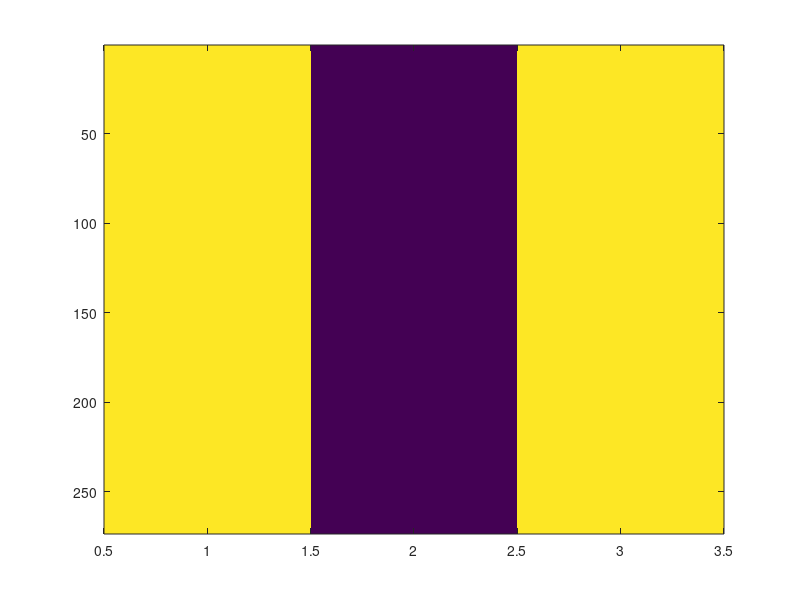

Recreate this plot in MATLAB.
% Template script for radio astronomy image formation
% Millad Sardarabadi, Sept 2015
%
clear all
close all
clc
%% Loading Data
% The data from LOFAR core will be loaded in this cell.
%
% Rh: A p x p sample covariance matrix, where p = number of antennas
% poslocal: A p x 3 matrix containing the earth-bound coordinates of the
%           receiving elements.
% freq: Central frequency for the measured channel.
% t_obs_matlab: Observation time.
%               (datestr(t_obs_matlab): 11-Jul-2012 22:22:20) 
% lon: Longitude of the LOFAR core
% lat: Latitude of the LOFAR core

load lofar_DSP_data_1.mat

%% Initialization
c = 299792458; % speed of light
p = size(Rh,1);% number of receiving elements
lambda = c / freq; % wavelength at the observation frequency

% define a distance matrix of all baselines (=vectors between pairs of antennas)
dist = sqrt(  (meshgrid(poslocal(:,1)) - meshgrid(poslocal(:,1)).').^2 ...
            + (meshgrid(poslocal(:,2)) - meshgrid(poslocal(:,2)).').^2);
D = max(dist(:)); % Maximum Baseline


%% Coordinate system
% In astronomy it is common to use the (l,m,n) coordinates which 
% are the components of the more familiar direction vector in spherical 
% coordinates:
%    s = [cos(theta) * cos(phi)
%        cos(theta) * sin(phi)
%        sin(theta)]


% define a grid of image coordinates (l,m) at the right resolution
FracAngle = 0.25;% fraction of theoretical limit for angle resolution
                 % 0.25 means ~4x4 pixels in the main lobe
dl = FracAngle * lambda / D; % width/height of a pixel
l = 0:dl:1; % First image coordinate := cos(theta)cos(phi)
l = [-fliplr(l(2:end)),l]';
m = l;  % Second image coordinate := cos(theta)sin(phi)
        % m = l means an aspect ratio 1:1


%% Your Imaging Algorithm should come hereafter...
image(poslocal)
%test